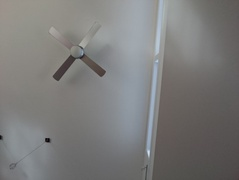
#> input picture test cam images/first.jpg, 239 x 180 px, shrunk from 640 x 480 before the run
$ python test.py
#> lines starting #> are read from the running program, lines starting #| are printed output that depends on the picture
"""Look for commonalities between the two test images.

Based on:

    https://docs.opencv.org/3.3.0/dc/dc3/tutorial_py_matcher.html

"""
import cv2
import json


def go():
    img1 = cv2.imread('first.jpg', 0)  # Initial image.
#> img1: shape (180, 239); min 4, max 225, mean 123
    img2 = cv2.imread('second.jpg', 0)  # Taken 1m away.
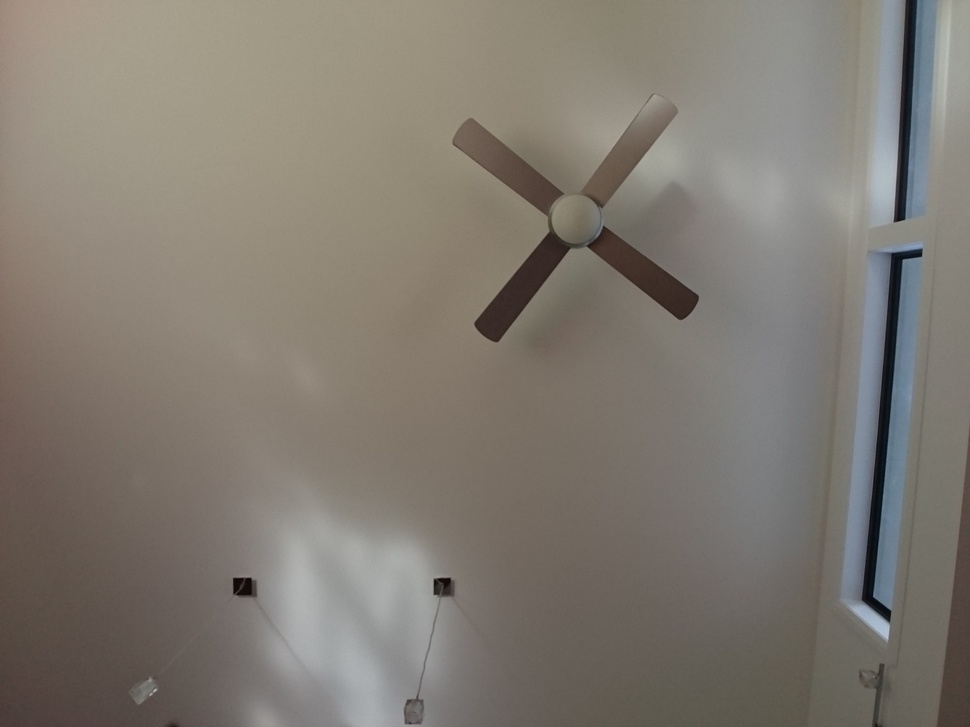
#> input picture test cam images/second.jpg, 970 x 727 px, shrunk from 2592 x 1944 before the run
#> img2: shape (727, 970); min 5, max 194, mean 123.2

    sift = cv2.xfeatures2d.SIFT_create()

    kp1, des1 = sift.detectAndCompute(img1, None)
#> kp1 = 16 keypoints; strongest (x, y, size): (47, 140, 3.3), (148, 152, 2.1), (58, 76, 6), (71, 59, 5.5)
    kp2, des2 = sift.detectAndCompute(img2, None)
#> kp2 = 111 keypoints; strongest (x, y, size): (244, 587, 14.4), (443, 586, 13.5), (900, 214, 9.6), (885, 612, 8.8)

    FLANN_INDEX_KDTREE = 1
    index_params = dict(algorithm = FLANN_INDEX_KDTREE, trees = 5)
    search_params = dict(checks=50)   # or pass empty dictionary
    flann = cv2.FlannBasedMatcher(index_params,search_params)
    matches = flann.knnMatch(des1, des2, k=2)
#> matches = 16 matches

    matchesMask = [[0,0] for i in range(len(matches))]
#> matchesMask = [[0, 0], [0, 0], [0, 0], [0, 0], [0, 0], [0, 0], [0, 0], [0, 0], [0, 0], [0, 0], [0, 0], [0, 0], [0, 0], [0, 0], [0, 0], [0, 0]]
    # ratio test as per Lowe's paper
    for i,(m,n) in enumerate(matches):
        if m.distance < 0.7*n.distance:
            matchesMask[i]=[1,0]
#> this loop made 16 passes
#> after the loop, matchesMask = [[0, 0], [0, 0], [1, 0], [0, 0], [1, 0], [0, 0], [0, 0], [0, 0], [0, 0], [0, 0], [0, 0], [1, 0], [1, 0], [0, 0], [0, 0], [0, 0]]
    draw_params = dict(matchColor = (0,255,0),
                       singlePointColor = (255,0,0),
                       matchesMask = matchesMask,
                       flags = 0)
#> draw_params = {'matchColor': (0, 255, 0), 'singlePointColor': (255, 0, 0), 'matchesMask': [[0, 0], [0, 0], [1, 0], [0, 0], [1, 0], [0, 0], [0, 0], [0, 0], [0, 0], [0, 0], [0, 0], [1, 0], [1, 0], [0, 0], [0, 0], [0, 0]], 'flags': 0}
    img3 = cv2.drawMatchesKnn(img1, kp1, img2, kp2, matches, None, **draw_params)
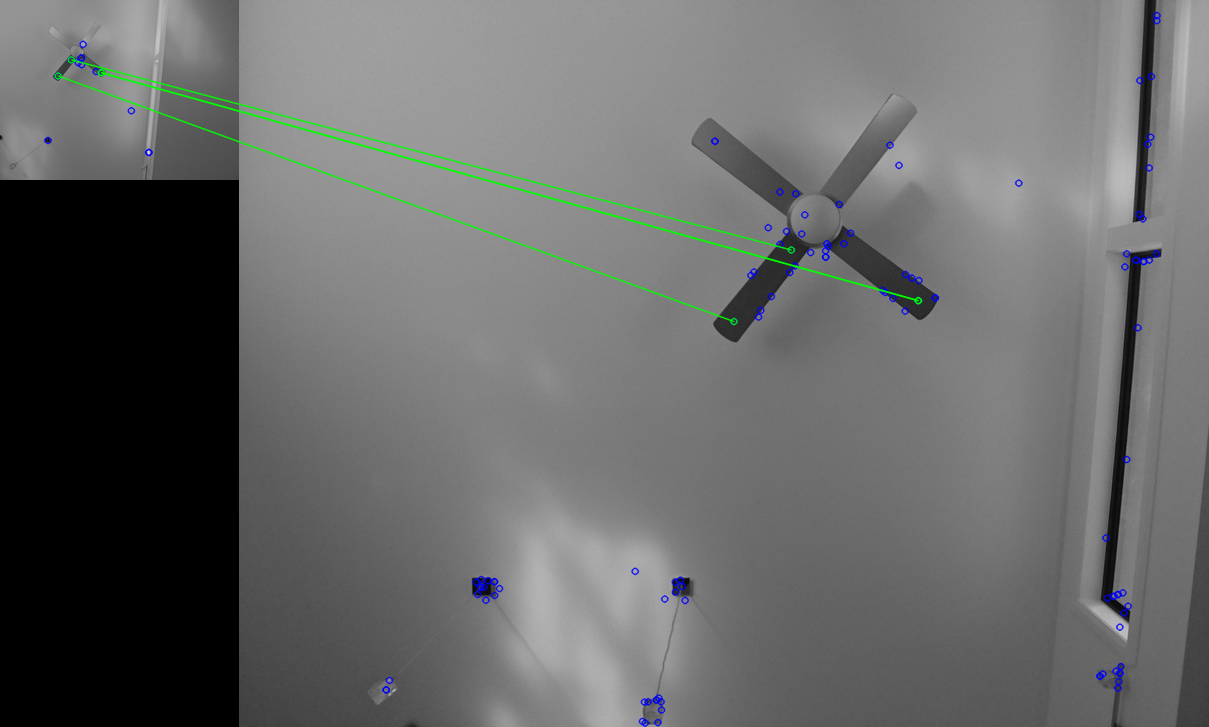
#> img3: shape (727, 1209, 3); mean of channels 0, 1, 2 104.8, 105.1, 104.1; drawn as B, G, R
    cv2.imwrite('matches.jpg', img3)


if __name__ == '__main__':
    go()
